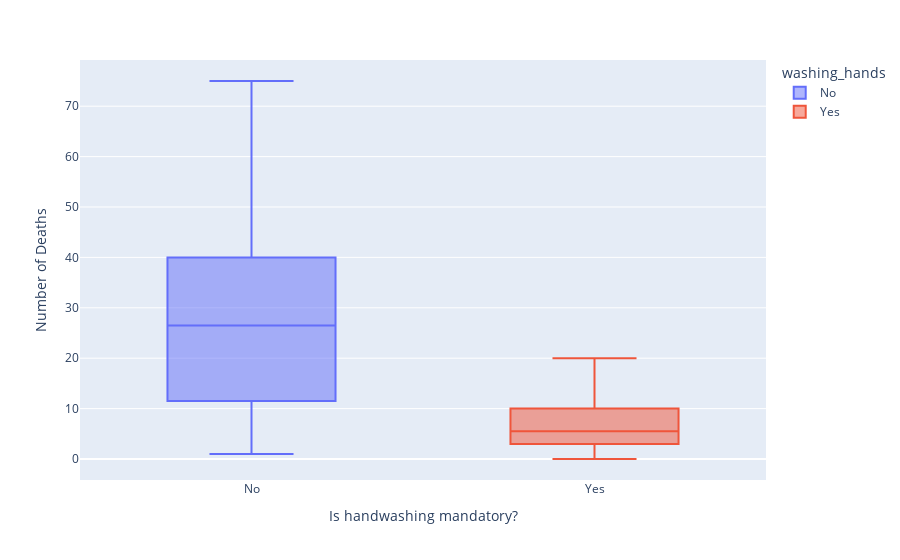

The code cell stored with this chart in its notebook:
### Code cell
box_plot = px.box(
    data_frame=df_monthly,
    x="washing_hands",
    y="deaths",
    color="washing_hands"
)
box_plot.update_layout(
    xaxis_title="Is handwashing mandatory?",
    yaxis_title="Number of Deaths"
)

### Figure 1 — Plotly figure (JSON) as saved in the notebook; plotly's stock layout.template omitted (floating-point values rounded to 4 significant figures)
{"data": [{"alignmentgroup": "True", "hovertemplate": "washing_hands=%{x}<br>deaths=%{y}<extra></extra>", "legendgroup": "No", "marker": {"color": "#636efa"}, "name": "No", "notched": false, "offsetgroup": "No", "orientation": "v", "showlegend": true, "type": "box", "x": ["No", "No", "No", "No", "No", "No", "No", "No", "No", "No", "No", "No", "No", "No", "No", "No", "No", "No", "No", "No", "No", "No", "No", "No", "No", "No", "No", "No", "No", "No", "No", "No", "No", "No", "No", "No", "No", "No", "No", "No", "No", "No", "No", "No", "No", "No", "No", "No", "No", "No", "No", "No", "No", "No", "No", "No", "No", "No", "No", "No", "No", "No", "No", "No", "No", "No", "No", "No", "No", "No", "No", "No", "No", "No", "No", "No"], "x0": " ", "xaxis": "x", "y": [37, 18, 12, 4, 2, 10, 16, 3, 4, 26, 53, 64, 38, 27, 26, 10, 18, 48, 55, 41, 71, 48, 75, 52, 42, 33, 34, 15, 8, 1, 3, 5, 44, 18, 19, 37, 29, 47, 36, 14, 6, 9, 17, 3, 8, 27, 27, 23, 13, 13, 11, 13, 20, 15, 9, 25, 42, 29, 28, 45, 53, 48, 48, 41, 27, 33, 39, 39, 38, 32, 16, 10, 6, 11, 57, 36], "y0": " ", "yaxis": "y"}, {"alignmentgroup": "True", "hovertemplate": "washing_hands=%{x}<br>deaths=%{y}<extra></extra>", "legendgroup": "Yes", "marker": {"color": "#EF553B"}, "name": "Yes", "notched": false, "offsetgroup": "Yes", "orientation": "v", "showlegend": true, "type": "box", "x": ["Yes", "Yes", "Yes", "Yes", "Yes", "Yes", "Yes", "Yes", "Yes", "Yes", "Yes", "Yes", "Yes", "Yes", "Yes", "Yes", "Yes", "Yes", "Yes", "Yes", "Yes", "Yes"], "x0": " ", "xaxis": "x", "y": [6, 3, 5, 12, 11, 11, 8, 10, 2, 0, 2, 3, 3, 1, 0, 3, 7, 9, 5, 9, 12, 20], "y0": " ", "yaxis": "y"}], "layout": {"boxmode": "overlay", "legend": {"title": {"text": "washing_hands"}, "tracegroupgap": 0}, "margin": {"t": 60}, "xaxis": {"anchor": "y", "categoryarray": ["No", "Yes"], "categoryorder": "array", "domain": [0, 1], "title": {"text": "Is handwashing mandatory?"}}, "yaxis": {"anchor": "x", "domain": [0, 1], "title": {"text": "Number of Deaths"}}}}
